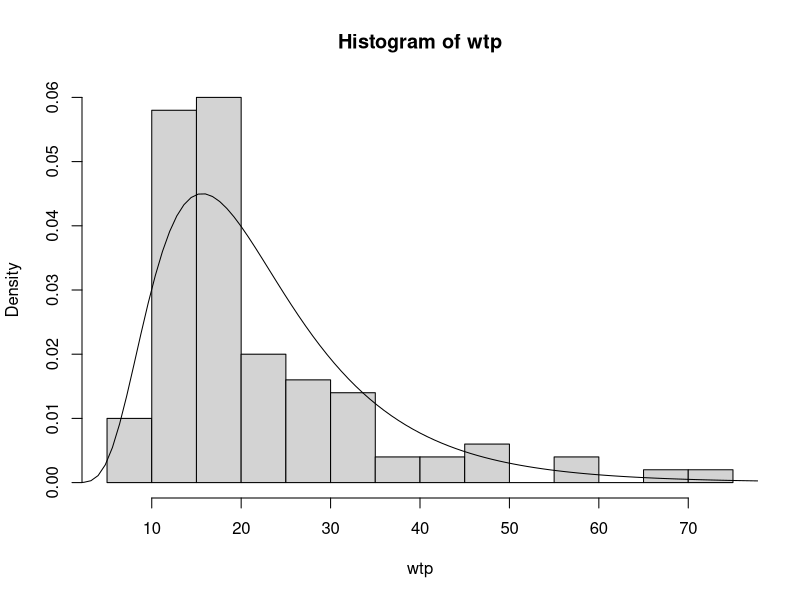
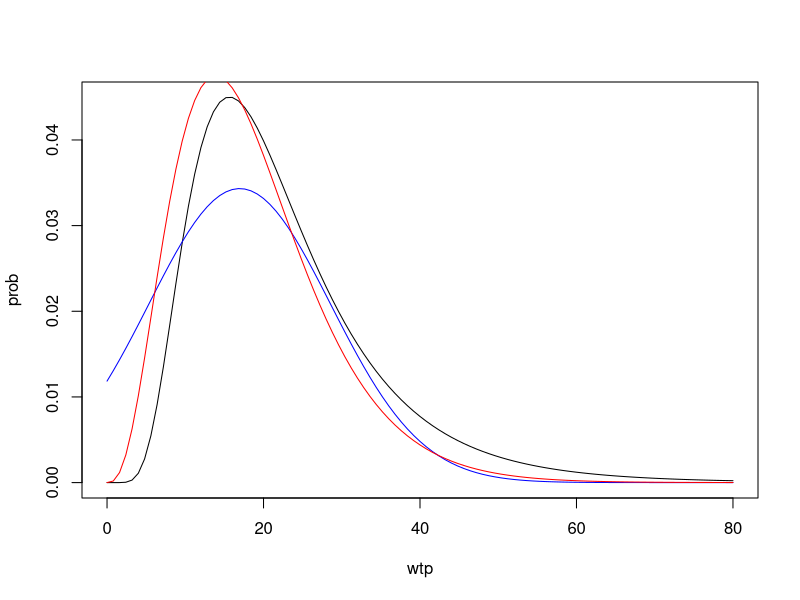

Generate these figures, in order, with R:
## ---- chunk 1
# Section G?
# Group ??
# Members: YOUR NAMES HERE
## ---- chunk 2
set.seed(1234)  # set seed for random number generator
N <- 100  # number of data points
wtp <- rlnorm(N, meanlog=3, sdlog=0.5)  # WTP follows a log-normal distribution with (3, 0.5)
data <- data.frame(price=round(runif(N, min=10, max=40)))  # price is uniform[10, 40], rounded to integers
data$purchase <- (wtp >= data$price)  # purchase is TRUE if WTP >= price
summary(data)
## ---- chunk 3
hist(wtp, breaks=15, probability=TRUE)
curve(dlnorm(x, 3, 0.5), from=0, to=80, add=TRUE)
## ---- chunk 4
LL1 <- function(theta,data){
  mu <- theta[1]
  sigma <- theta[2]
  prob.win <- pnorm(data$price, mean = mu, sd = sigma, lower.tail = FALSE, log.p = TRUE)
  prob.lose <- pnorm(data$price, mean = mu, sd = sigma, lower.tail = TRUE, log.p = TRUE)
  l1 <- ifelse(data$purchase == TRUE, prob.win, prob.lose)
  return(sum(l1))
  }

output1 <- optim(c(0,1), LL1, method = "L-BFGS-B", lower = c(-Inf,1e-6), upper = c(Inf, Inf), control=list(fnscale=-1), data=data)

theta1 <- output1$par
theta1
## ---- chunk 5
LL2 <- function(theta,data){
  a <- theta[1]
  b <- theta[2]
  prob.win <- pgamma(data$price, shape = a, rate = b, lower.tail = FALSE, log.p = TRUE)
  prob.lose <- pgamma(data$price, shape = a, rate = b, lower.tail = TRUE, log.p = TRUE)
  l2 <- ifelse(data$purchase == TRUE, prob.win, prob.lose)
  return(sum(l2))
  }

output2 <- optim(c(0,1), LL2, method = "L-BFGS-B", lower = c(1e-6, 1e-6), upper = c(Inf, Inf), control=list(fnscale=-1), data=data)

theta2 <- output2$par
theta2

## ---- chunk 6
curve(dlnorm(x, 3, 0.5), from=0, to=80, xlab = "wtp", ylab = "prob")
curve(dnorm(x,mean=theta1[1],sd=theta1[2]), from=0, to=80, col = "blue", add= TRUE)
curve(dgamma(x,shape=theta2[1],rate=theta2[2]), from=0, to=80, col = "red", add= TRUE)
# From the graph, we can see that gamma distribution is more accurate.
## ---- chunk 7
# true parameters
beta0 <- -2
beta1 <- 3
beta2 <- -1
sigma <- 2

set.seed(1234)  # set seed for random number generator
N <- 200  # number of data points
X1 <- runif(N, min=1, max=3)  # X1 ~ Uniform(1, 3)
X2 <- rexp(N, rate=1)  # X2 ~ Exponential(1)
price <- rgamma(N, shape=2, rate=1)  # price ~ Gamma(2, 1)
data <- data.frame(id=1:N, x1=X1, x2=X2, price=price)

# simulate the observations according to the model we built
epsilon <- rnorm(N, mean=0, sd=sigma)  # epsilon ~ N(0, sigma)
wtp <- beta0 + beta1 * data$x1 + beta2 * data$x2 + epsilon
data$purchase <- (wtp >= data$price)
head(data)
## ---- chunk 8
data.train <- data[1:round(N * 0.6), ]
data.test <- data[(round(N * 0.6) + 1):N, ]
## ---- chunk 9
LL3 <- function(theta, data){
  beta0 <- theta[1]
  beta1 <- theta[2]
  beta2 <- theta[3]
  sigma <- theta[4]
  prob.win <- pnorm((data$price-beta0-beta1*data$x1-beta2*data$x2),mean=0,sd=sigma,lower.tail = FALSE, log.p = TRUE)
  prob.lose <- pnorm((data$price-beta0-beta1*data$x1-beta2*data$x2),mean=0,sd=sigma,lower.tail = TRUE, log.p = TRUE)
  l3 <- ifelse(data$purchase == TRUE, prob.win, prob.lose)
  return(sum(l3))
}

output3 <- optim(c(0,0,0,1), LL3, method = "L-BFGS-B", lower = c(-Inf,-Inf,-Inf,1e-6), upper = c(Inf, Inf, Inf, Inf), control = list(fnscale=-1), data = data.train)

theta3 <- output3$par
theta3
## ---- chunk 10
  beta0 <- theta3[1]
  beta1 <- theta3[2]
  beta2 <- theta3[3]
  sigma <- theta3[4]
prob.purchase <- pnorm(data.test$price-beta0-beta1*data.test$x1-beta2*data.test$x2,mean=0,sd=sigma,lower.tail = FALSE, log.p = TRUE)
data.test$purchase.pred <- (prob.purchase >= log(0.5))
data.test$comparison <- (data.test$purchase == data.test$purchase.pred)
head(data.test)
summary(data.test$comparison)
## ---- chunk 11
print(sessionInfo(), locale=FALSE)
